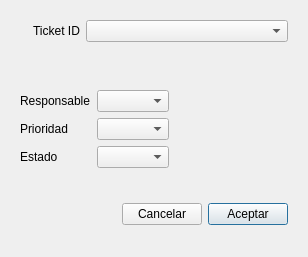
<?xml version="1.0" encoding="UTF-8"?>
<ui version="4.0">
 <class>dModifyIDAuto</class>
 <widget class="QDialog" name="dModifyIDAuto">
  <property name="windowModality">
   <enum>Qt::ApplicationModal</enum>
  </property>
  <property name="geometry">
   <rect>
    <x>0</x>
    <y>0</y>
    <width>308</width>
    <height>257</height>
   </rect>
  </property>
  <property name="windowTitle">
   <string>Modificación de ticket</string>
  </property>
  <property name="modal">
   <bool>true</bool>
  </property>
  <layout class="QVBoxLayout" name="verticalLayout">
   <item>
    <widget class="QWidget" name="widgetAskID" native="true">
     <layout class="QFormLayout" name="formLayout_2">
      <item row="0" column="0">
       <widget class="QLabel" name="lbID">
        <property name="text">
         <string>    Ticket ID</string>
        </property>
       </widget>
      </item>
      <item row="0" column="1">
       <widget class="QComboBox" name="cboxID"/>
      </item>
     </layout>
    </widget>
   </item>
   <item>
    <widget class="QWidget" name="widgetMain" native="true">
     <layout class="QFormLayout" name="formLayout">
      <property name="fieldGrowthPolicy">
       <enum>QFormLayout::FieldsStayAtSizeHint</enum>
      </property>
      <item row="0" column="0">
       <widget class="QLabel" name="lbResponsible">
        <property name="text">
         <string>Responsable</string>
        </property>
       </widget>
      </item>
      <item row="0" column="1">
       <widget class="QComboBox" name="cboxResponsible"/>
      </item>
      <item row="1" column="0">
       <widget class="QLabel" name="lbPriority">
        <property name="text">
         <string>Prioridad</string>
        </property>
       </widget>
      </item>
      <item row="1" column="1">
       <widget class="QComboBox" name="cboxPriority"/>
      </item>
      <item row="2" column="0">
       <widget class="QLabel" name="lbState">
        <property name="text">
         <string>Estado</string>
        </property>
       </widget>
      </item>
      <item row="2" column="1">
       <widget class="QComboBox" name="cboxState"/>
      </item>
     </layout>
    </widget>
   </item>
   <item>
    <widget class="QWidget" name="widgetButtons" native="true">
     <layout class="QHBoxLayout" name="horizontalLayout">
      <item>
       <spacer name="horizontalSpacer">
        <property name="orientation">
         <enum>Qt::Horizontal</enum>
        </property>
        <property name="sizeHint" stdset="0">
         <size>
          <width>40</width>
          <height>20</height>
         </size>
        </property>
       </spacer>
      </item>
      <item>
       <widget class="QPushButton" name="btCancel">
        <property name="text">
         <string>Cancelar</string>
        </property>
       </widget>
      </item>
      <item>
       <widget class="QPushButton" name="btAccept">
        <property name="text">
         <string>Aceptar</string>
        </property>
        <property name="default">
         <bool>true</bool>
        </property>
       </widget>
      </item>
     </layout>
    </widget>
   </item>
  </layout>
 </widget>
 <resources/>
 <connections/>
</ui>
